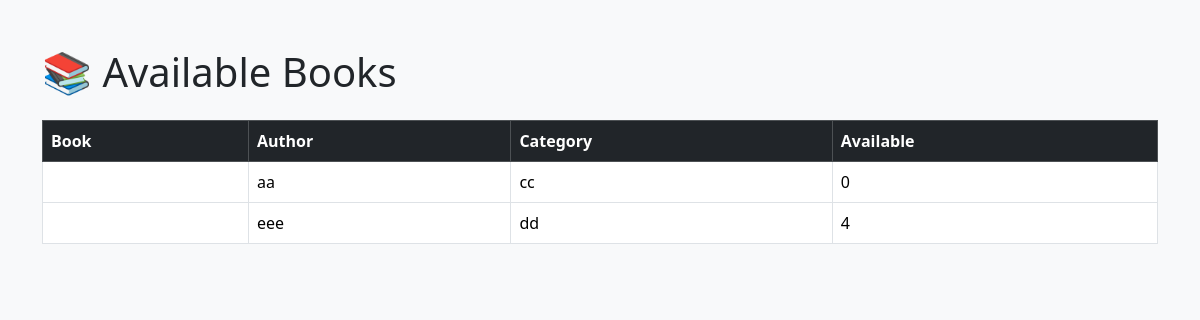
The page /student_library (signed in) on the database as committed earlier.
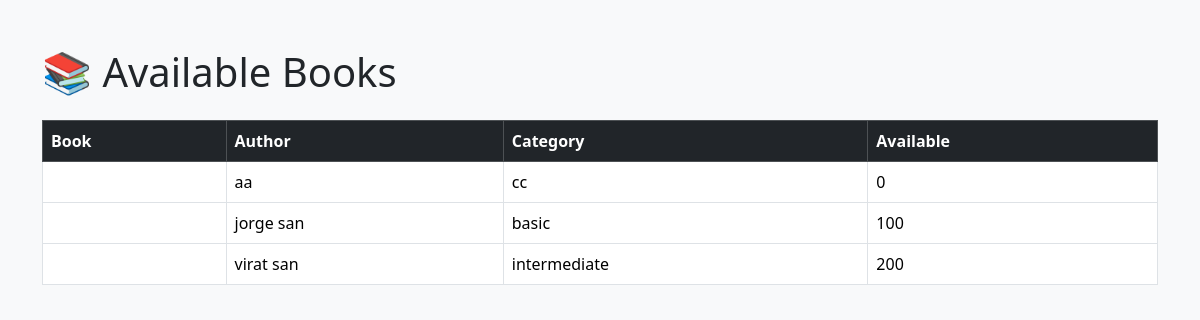
The same page on the database as committed later.
### models.py (models this page shows)
class Book(db.Model):
    id = db.Column(db.Integer, primary_key=True)
    title = db.Column(db.String(100), nullable=False)
    author = db.Column(db.String(100), nullable=False)
    category = db.Column(db.String(100), nullable=False)
    quantity = db.Column(db.Integer, nullable=False)

### app.py (the view)
@app.route("/student_library")
def student_library():
    if "student_id" not in session:
        return redirect("/student_login")
    books = Book.query.all()
    return render_template(
        "student_library.html",
        books=books
    )

### templates/student_library.html (shortened to what this page needs)
<!DOCTYPE html>
<html>
<head>
    <link href="https://cdn.jsdelivr.net/npm/bootstrap@5.3.3/dist/css/bootstrap.min.css" rel="stylesheet">
</head>
<body class="bg-light">
<div class="container mt-5">
    <h1>📚 Available Books</h1>
    <table class="table table-bordered mt-4">
        <thead class="table-dark">
            <tr>
                <th>Book</th>
                <th>Author</th>
                <th>Category</th>
                <th>Available</th>
            </tr>
        </thead>
        <tbody>
            {% for book in books %}
            <tr>
                <td>{{ book.book_name }}</td>
                <td>{{ book.author }}</td>
                <td>{{ book.category }}</td>
                <td>{{ book.quantity }}</td>
            </tr>
            {% endfor %}
        </tbody>
    </table>
</div>
</body>
</html>

Rows that differ between the two databases and show on the page:
removed Book: author "eee", category "dd", quantity "4"
added Book: author "jorge san", category "basic", quantity "100"
added Book: author "virat san", category "intermediate", quantity "200"
